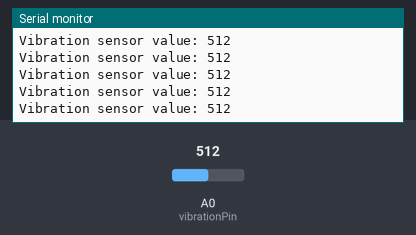
Simulated run of this sketch. Board: Arduino Uno, built with avr-gcc and run on an emulated ATmega328P. Parts: the last lines printed to the serial monitor. The inputs (shaded band) are chosen by the test bench; at power-on: A0 (vibrationPin) = 512.

Above: at 1.2 s.
1.3 s: A0 (vibrationPin) set to 716
At 1.31 s:
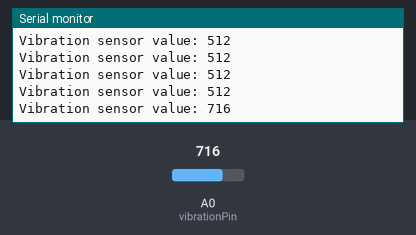
2.8 s: A0 (vibrationPin) set to 900
At 2.82 s:
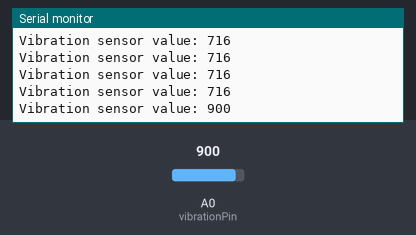
Timing chart, 0 to 5.8 s (numbered marks = the images above; inputs shaded):
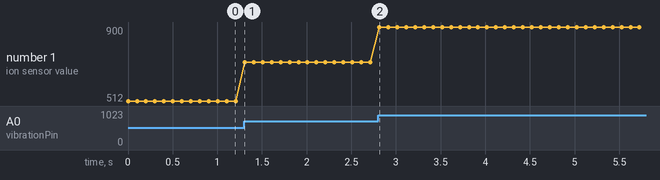

The sketch:

Vibration_Teensy.ino
```cpp
// Vibration sensor pin
const int vibrationPin = A0;

void setup() {
  Serial.begin(9600);
  pinMode(vibrationPin, INPUT);
}

void loop() {
  // Read the vibration sensor value
  int vibrationValue = analogRead(vibrationPin);

  // Print the sensor value to serial monitor
  Serial.print("Vibration sensor value: ");
  Serial.println(vibrationValue);

  // Wait for a moment before the next measurement
  delay(100);
}
```

Measured:
- after the input at 1.3 s, the serial monitor: prints a new line at once (image 1)
- after the input at 2.8 s, the serial monitor: prints a new line at once (image 2)
- plotted number 1: 512 → 716 after the input at 1.3 s, 716 → 900 after the input at 2.8 s
